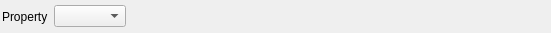
<?xml version="1.0" encoding="UTF-8"?>
<ui version="4.0">
 <class>DataBundleSelectionWidget</class>
 <widget class="QWidget" name="DataBundleSelectionWidget">
  <property name="geometry">
   <rect>
    <x>0</x>
    <y>0</y>
    <width>551</width>
    <height>33</height>
   </rect>
  </property>
  <layout class="QHBoxLayout" name="horizontalLayout">
   <property name="margin">
    <number>2</number>
   </property>
   <item>
    <widget class="QLabel" name="label">
     <property name="text">
      <string>Property</string>
     </property>
    </widget>
   </item>
   <item>
    <widget class="QComboBox" name="dataBundleList"/>
   </item>
   <item>
    <spacer name="horizontalSpacer">
     <property name="orientation">
      <enum>Qt::Horizontal</enum>
     </property>
     <property name="sizeHint" stdset="0">
      <size>
       <width>40</width>
       <height>20</height>
      </size>
     </property>
    </spacer>
   </item>
  </layout>
 </widget>
 <resources/>
 <connections/>
</ui>
